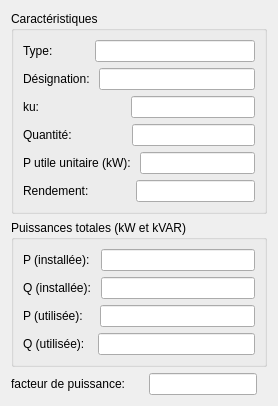
     <widget class="QWidget" name="tabMatPR">
      <attribute name="title">
       <string>Matériel</string>
      </attribute>
      <layout class="QGridLayout" name="gridLayout_12">
       <item row="0" column="0">
        <widget class="QGroupBox" name="groupBox_10">
         <property name="title">
          <string>Caractéristiques</string>
         </property>
         <layout class="QGridLayout" name="gridLayout_11">
          <item row="0" column="0">
           <layout class="QVBoxLayout" name="verticalLayout_2">
            <item>
             <layout class="QHBoxLayout" name="horizontalLayout_32">
              <property name="spacing">
               <number>39</number>
              </property>
              <item>
               <widget class="QLabel" name="label_35">
                <property name="text">
                 <string>Type: </string>
                </property>
               </widget>
              </item>
              <item>
               <widget class="QLineEdit" name="lineEditTypeMat_2">
                <property name="alignment">
                 <set>Qt::AlignRight|Qt::AlignTrailing|Qt::AlignVCenter</set>
                </property>
                <property name="readOnly">
                 <bool>true</bool>
                </property>
               </widget>
              </item>
             </layout>
            </item>
            <item>
             <layout class="QHBoxLayout" name="horizontalLayout_33">
              <item>
               <widget class="QLabel" name="label_36">
                <property name="text">
                 <string>Désignation: </string>
                </property>
               </widget>
              </item>
              <item>
               <widget class="QLineEdit" name="lineEditDesignationMat_2">
                <property name="alignment">
                 <set>Qt::AlignRight|Qt::AlignTrailing|Qt::AlignVCenter</set>
                </property>
                <property name="readOnly">
                 <bool>true</bool>
                </property>
               </widget>
              </item>
             </layout>
            </item>
            <item>
             <layout class="QHBoxLayout" name="horizontalLayout_34">
              <property name="spacing">
               <number>88</number>
              </property>
              <item>
               <widget class="QLabel" name="label_37">
                <property name="text">
                 <string>ku: </string>
                </property>
               </widget>
              </item>
              <item>
               <widget class="QLineEdit" name="lineEditKu_2">
                <property name="alignment">
                 <set>Qt::AlignRight|Qt::AlignTrailing|Qt::AlignVCenter</set>
                </property>
                <property name="readOnly">
                 <bool>true</bool>
                </property>
               </widget>
              </item>
             </layout>
            </item>
            <item>
             <layout class="QHBoxLayout" name="horizontalLayout_35">
              <property name="spacing">
               <number>57</number>
              </property>
              <item>
               <widget class="QLabel" name="label_38">
                <property name="text">
                 <string>Quantité: </string>
                </property>
               </widget>
              </item>
              <item>
               <widget class="QLineEdit" name="lineEditQuantite_2">
                <property name="alignment">
                 <set>Qt::AlignRight|Qt::AlignTrailing|Qt::AlignVCenter</set>
                </property>
                <property name="readOnly">
                 <bool>true</bool>
                </property>
               </widget>
              </item>
             </layout>
            </item>
            <item>
             <layout class="QHBoxLayout" name="horizontalLayout_36">
              <item>
               <widget class="QLabel" name="label_39">
                <property name="text">
                 <string>P utile unitaire (kW): </string>
                </property>
               </widget>
              </item>
              <item>
               <widget class="QLineEdit" name="lineEditPUtileUnitaire">
                <property name="maximumSize">
                 <size>
                  <width>16777215</width>
                  <height>16777215</height>
                 </size>
                </property>
                <property name="alignment">
                 <set>Qt::AlignRight|Qt::AlignTrailing|Qt::AlignVCenter</set>
                </property>
                <property name="readOnly">
                 <bool>true</bool>
                </property>
               </widget>
              </item>
             </layout>
            </item>
            <item>
             <layout class="QHBoxLayout" name="horizontalLayout_38">
              <property name="spacing">
               <number>47</number>
              </property>
              <item>
               <widget class="QLabel" name="label_42">
                <property name="text">
                 <string>Rendement:</string>
                </property>
               </widget>
              </item>
              <item>
               <widget class="QLineEdit" name="lineEditRendement">
                <property name="maximumSize">
                 <size>
                  <width>16777215</width>
                  <height>16777215</height>
                 </size>
                </property>
                <property name="alignment">
                 <set>Qt::AlignRight|Qt::AlignTrailing|Qt::AlignVCenter</set>
                </property>
                <property name="readOnly">
                 <bool>true</bool>
                </property>
               </widget>
              </item>
             </layout>
            </item>
           </layout>
          </item>
         </layout>
        </widget>
       </item>
       <item row="1" column="0">
        <widget class="QGroupBox" name="groupBox_9">
         <property name="title">
          <string>Puissances totales (kW et kVAR)</string>
         </property>
         <layout class="QGridLayout" name="gridLayout_10">
          <item row="0" column="0">
           <layout class="QHBoxLayout" name="horizontalLayout_28">
            <property name="spacing">
             <number>8</number>
            </property>
            <item>
             <widget class="QLabel" name="label_31">
              <property name="text">
               <string>P (installée): </string>
              </property>
             </widget>
            </item>
            <item>
             <widget class="QLineEdit" name="lineEditPInstalleeMat_2">
              <property name="alignment">
               <set>Qt::AlignRight|Qt::AlignTrailing|Qt::AlignVCenter</set>
              </property>
              <property name="readOnly">
               <bool>true</bool>
              </property>
             </widget>
            </item>
           </layout>
          </item>
          <item row="1" column="0">
           <layout class="QHBoxLayout" name="horizontalLayout_29">
            <item>
             <widget class="QLabel" name="label_32">
              <property name="text">
               <string>Q (installée): </string>
              </property>
             </widget>
            </item>
            <item>
             <widget class="QLineEdit" name="lineEditQInstalleeMat_2">
              <property name="alignment">
               <set>Qt::AlignRight|Qt::AlignTrailing|Qt::AlignVCenter</set>
              </property>
              <property name="readOnly">
               <bool>true</bool>
              </property>
             </widget>
            </item>
           </layout>
          </item>
          <item row="2" column="0">
           <layout class="QHBoxLayout" name="horizontalLayout_30">
            <property name="spacing">
             <number>13</number>
            </property>
            <item>
             <widget class="QLabel" name="label_33">
              <property name="text">
               <string>P (utilisée): </string>
              </property>
             </widget>
            </item>
            <item>
             <widget class="QLineEdit" name="lineEditPUtiliseeMat_2">
              <property name="alignment">
               <set>Qt::AlignRight|Qt::AlignTrailing|Qt::AlignVCenter</set>
              </property>
              <property name="readOnly">
               <bool>true</bool>
              </property>
             </widget>
            </item>
           </layout>
          </item>
          <item row="3" column="0">
           <layout class="QHBoxLayout" name="horizontalLayout_31">
            <property name="spacing">
             <number>10</number>
            </property>
            <item>
             <widget class="QLabel" name="label_34">
              <property name="text">
               <string>Q (utilisée): </string>
              </property>
             </widget>
            </item>
            <item>
             <widget class="QLineEdit" name="lineEditQUtiliseeMat_2">
              <property name="alignment">
               <set>Qt::AlignRight|Qt::AlignTrailing|Qt::AlignVCenter</set>
              </property>
              <property name="readOnly">
               <bool>true</bool>
              </property>
             </widget>
            </item>
           </layout>
          </item>
         </layout>
        </widget>
       </item>
       <item row="2" column="0">
        <layout class="QHBoxLayout" name="horizontalLayout_37">
         <property name="spacing">
          <number>24</number>
         </property>
         <property name="rightMargin">
          <number>10</number>
         </property>
         <item>
          <widget class="QLabel" name="label_41">
           <property name="text">
            <string>facteur de puissance:</string>
           </property>
          </widget>
         </item>
         <item>
          <widget class="QLineEdit" name="lineEditCosMat_2">
           <property name="alignment">
            <set>Qt::AlignRight|Qt::AlignTrailing|Qt::AlignVCenter</set>
           </property>
           <property name="readOnly">
            <bool>true</bool>
           </property>
          </widget>
         </item>
        </layout>
       </item>
      </layout>
     </widget>
